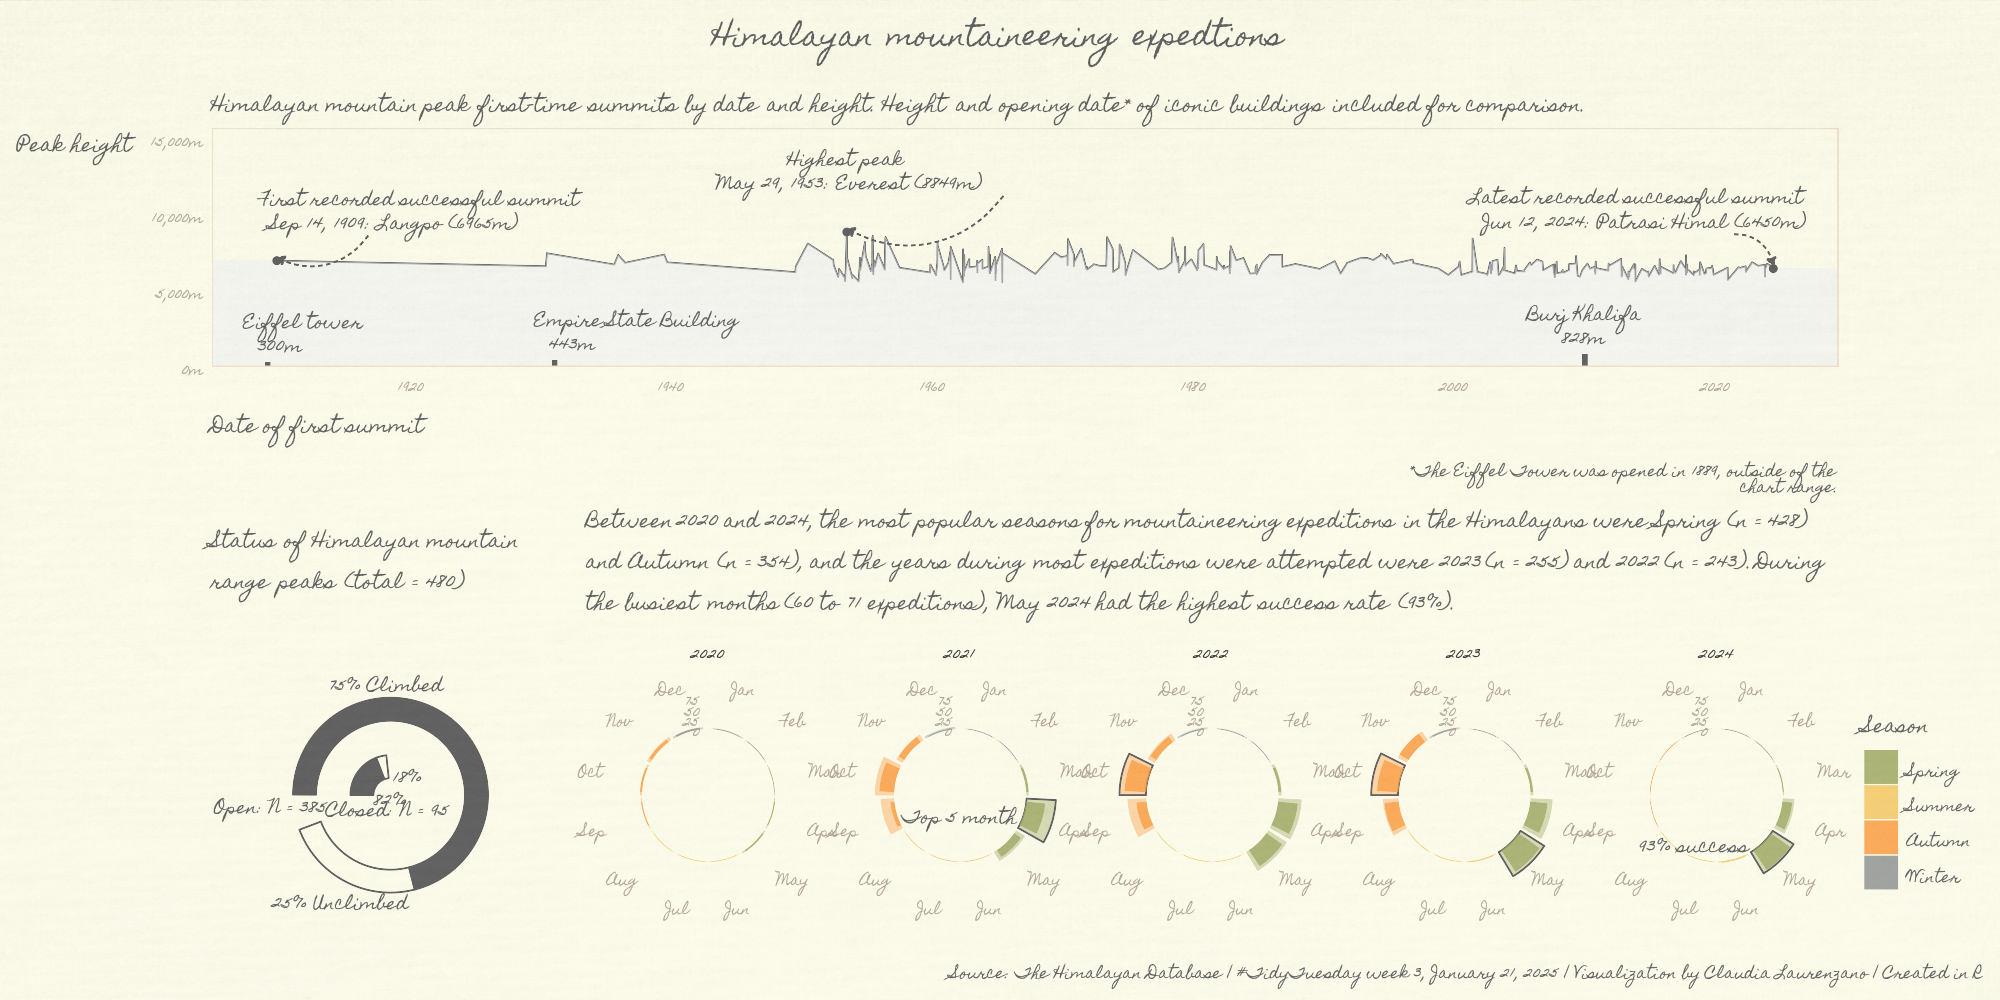

Write R code to recreate this figure.
# SETUP -------------------------------------------------------------------

library(tidytuesdayR)
library(tidyverse)
library(here)
library(janitor)
library(scales)
library(colorspace)
library(ggpomological)
library(nord)
library(glue)
library(ggtext)
library(patchwork)

# tidy tuesday week 3, 2025-01-21

tuesdata <- tidytuesdayR::tt_load(2025, week = 3)
exped_tidy <- tuesdata$exped_tidy %>% clean_names
peaks_tidy <- tuesdata$peaks_tidy %>% clean_names

# https://github.com/rfordatascience/tidytuesday/blob/main/data/2025/2025-01-21



# EXPLORE -----------------------------------------------------------------

exped_tidy %>% glimpse

# nation
# bcdate, smtdate, smtdays, totdays, termdate: time
# success*/route*
# mdeaths and hdeaths
# achievement: timeline

peaks_tidy %>% glimpse

# peakid, pkname, heightm, himal_factor, region_factor, open, pstatus_factor,
# phost_factor, pyear, pseason, psmtdate, pcountry, psummiters

# map would be great but don't have coords
# timeline?



# DATA WRANGLING ----------------------------------------------------------


## Peaks -----------------------------------------------------------------

peaks = peaks_tidy %>% 
    select(peakid, pkname, heightm, himal_factor, region_factor, open, pstatus_factor,
           phost_factor, pyear, pseason, psmtdate, pcountry, psummiters, psmtnote) %>% 
    separate_wider_delim(psmtdate, 
                         delim = " ", 
                         names = c("summit_month", "summit_day"),
                         too_few = "align_start", 
                         cols_remove = FALSE) %>% 
    mutate(summit_day = if_else(!is.na(summit_month) & is.na(summit_day),
                                "01",
                                summit_day),
           summit_date = ymd(paste(pyear, summit_month, summit_day)))

peak_labels = peaks %>% 
    filter(
        heightm == max(heightm) |
            summit_date == min(summit_date, na.rm = TRUE) |
            summit_date == max(summit_date, na.rm = TRUE)
        ) %>% 
    mutate(
        lab = paste0(
            format(summit_date, "%b %d, %Y"), ": ", pkname, " (", heightm, "m)"
            ),
        lab = case_when(
            peakid == "LNPO" ~ paste("First recorded successful summit\n", lab), 
            peakid == "EVER" ~ paste("Highest peak\n", lab),
            peakid == "PATR" ~ paste("Latest recorded successful summit\n", lab)
        ),
        ypos = case_when(
            peakid == "LNPO" ~ 8400, 
            peakid == "EVER" ~ 11000,
            peakid == "PATR" ~ 8500
        ),
        hjust = c(0.5, 0.05, 0.9))

arrows = peak_labels %>% 
    select(peakid, summit_date, heightm, ypos) %>% 
    mutate(x2 = case_when(peakid == "EVER" ~ summit_date + years(12),
                          peakid == "LNPO" ~ summit_date + years(7), 
                          peakid == "PATR" ~ summit_date - years(3)))
    

buildings = tribble(
    ~ name, ~ date, ~ heightm, ~ hjust,
    "Eiffel tower", ymd("1909-01-01"), 300, 0.2,
    "Empire State Building", ymd("1931-01-01"), 443, 0.1,
    "Burj Khalifa", ymd("2010-01-01"), 828, 0.5
)

sides = peak_labels %>% 
    filter(str_detect(lab, "recorded")) %>% 
    select(summit_date, heightm) %>% 
    mutate(date1 = if_else(summit_date == min(summit_date), 
                           summit_date - years(5),
                           summit_date), 
           date2 = if_else(summit_date == min(summit_date), 
                           summit_date,
                           summit_date + years(5)))

peaks_counts = peaks %>% 
    summarize(.by = c(open, pstatus_factor), 
              n = n()) %>% 
    mutate(.by = open,  
           total = sum(n),
           ypos = if_else(pstatus_factor == "Climbed", n, total)) %>% 
    mutate(open = factor(if_else(open == TRUE, "Open", "Closed"), 
                         levels = c("Open", "Closed")),
           pstatus_factor = factor(pstatus_factor, 
                                   levels = c("Climbed", "Unclimbed")),
           prop = n/total, 
           lab = if_else(open == "Open", 
                         paste(percent(prop, accuracy = 1L), pstatus_factor),
                         percent(prop, accuracy = 1L)), 
           hjust = if_else(open == "Open", 1, 0), 
           nudge_x = case_when(
               open == "Open" & pstatus_factor == "Climbed" ~ 3,
               open == "Open" & pstatus_factor == "Unclimbed" ~ 3, 
               open == "Closed" & pstatus_factor == "Climbed" ~ 3,
               open == "Closed" & pstatus_factor == "Unclimbed" ~ 3, ))



## Expeds ----------------------------------------------------------------

# 2020 to 2024

# nation
# bcdate, smtdate, smtdays, totdays, termdate: time
# success*/route*
# mdeaths and hdeaths
# achievement: timeline

# seasons:  1 - spring: 3, 4, 5
#           2 - summer: 6, 7, 8
#           3 - autumn: 9, 10, 11
#           4 - winter: 12, 1, 2

seasons = tibble(
    month = seq(1, 12), 
    season = case_when(month %in% c(3, 4, 5) ~ 1,
                       month %in% c(6, 7, 8) ~ 2,
                       month %in% c(9, 10, 11) ~ 3, 
                       month %in% c(12, 1, 2) ~ 4),
    season_factor = case_when(season == 1 ~ "Spring", 
                              season == 2 ~ "Summer", 
                              season == 3 ~ "Autumn", 
                              season == 4 ~ "Winter")
)

# all expeditions
exped = exped_tidy %>% 
    select(expid, peakid, year, season, season_factor, 
           contains("route"),
           contains("success"),
           bcdate,
           smtdate, 
           smtdays,
           totdays, 
           termdate, 
           totmembers,
           tothired,
           mdeaths, 
           hdeaths, 
           achievment) %>% 
    rowwise() %>% 
    mutate(success = if_else(if_any(contains("success"), ~ . == TRUE),
                             "success", "fail"),
           bc_smt_date = if_else(is.na(bcdate) & !is.na(smtdate), 
                             smtdate, 
                             bcdate),
           month = month(bc_smt_date), 
           season_factor = factor(season_factor,
                                  levels = c("Spring", 
                                             "Summer",
                                             "Autumn", 
                                             "Winter"))) %>% 
    ungroup()


# total successful summits
top3_peaks_smt = exped %>% 
    filter(if_any(contains("success"), ~. == TRUE)) %>% 
    summarize(.by = peakid, n = n()) %>% 
    slice_max(order_by = n, n = 3)


# everest: total by month, success y/n
expeds_season = seasons %>% 
    expand_grid(year = seq(2020, 2024, 1)) %>% 
    left_join(
        exped %>%
            filter(!is.na(bc_smt_date)) %>%
            summarize(
                .by = c(year, month, season, season_factor, success),
                n_expeds = n()
            ) %>% 
            pivot_wider(names_from = success, 
                        values_from = n_expeds)
    ) %>% 
    mutate(across(c(success, fail), ~ replace_na(., 0)),
           total = success + fail,
           success_rate = if_else(total > 0, success / total, 0),
           season_factor = factor(season_factor,
                                  levels = c("Spring", 
                                             "Summer",
                                             "Autumn", 
                                             "Winter")))

expeds_season_sum = expeds_season %>% 
    summarize(.by = c(year, season_factor),
           n_season_year = sum(total)) %>% 
    mutate(.by = year, 
           n_year = sum(n_season_year)) %>% 
    mutate(.by = season_factor, 
           n_season = sum(n_season_year))
    # arrange(year)


top_seasons = expeds_season_sum %>% 
        distinct(season_factor, n_season) %>% 
        slice_max(order_by = n_season, n = 2) %>%
        mutate(lab = paste0(season_factor, " (n = ", n_season, ")")) %>% 
        pull(lab) %>% 
        knitr::combine_words()
    
top_years = expeds_season_sum %>% 
        distinct(year, n_year) %>% 
        slice_max(order_by = n_year, n = 2) %>%
        mutate(lab = paste0(year, " (n = ", n_year, ")")) %>% 
        pull(lab) %>% 
        knitr::combine_words()
    
top_season_years = expeds_season_sum %>% 
        slice_max(order_by = n_season_year, n = 1) %>%
        mutate(lab = paste0(season_factor, " ", year, " (n = ", n_season_year, ")")) %>% 
        pull(lab) %>% 
        knitr::combine_words()
    
top_success_month = expeds_season %>% 
        slice_max(order_by = total, n = 5) %>% 
        mutate(max_success_rate = max(success_rate),
               month_year = paste(month(month, label = TRUE, abbr = FALSE), year))

exp_arrows = top_success_month %>% 
    filter(year == 2021 | max_success_rate == success_rate) %>% 
    add_row(expeds_season %>% 
                filter(year == 2022, month == 9)) %>% 
    mutate(lab = case_when(year == 2021 ~ "Top 5 month", 
                           year == 2022 ~ "Total expeds.", 
                           year == 2024 ~ paste0(percent(success_rate), " success rate")),
           )
    


# PLOT PREP ---------------------------------------------------------------

# sysfonts::font_add(textfont, regular = "HomemadeApple-Regular.ttf")
sysfonts::font_add_google("Homemade Apple", family = "Homemade Apple")
showtext::showtext_auto()

textfont = "Homemade Apple"
textsize = 12

caption = glue(
    "Source: The Himalayan Database | ", 
    "#TidyTuesday week 3, {format(ymd('2025-01-21'), '%B %d, %Y')} | ",
    "Visualization by Claudia Laurenzano | ", 
    "Created in R"
)

# nord_palettes

col1 = "#4B4B4B"
col2 = "#222B4C"
col_lines = lighten("#4B4B4B", 0.4)

season_cols = list("Spring" = "#919c4c", 
                   "Summer" = "#f5c04a",
                   "Autumn" = "#fd8f24", 
                   "Winter" = "#828585")
    


# PLOT --------------------------------------------------------------------


## Peaks -----------------------------------------------------------------

peaks_tl = peaks %>% 
    ggplot(aes(x = summit_date, y = heightm)) +
    # mountain range
    geom_line(color = col1) +
    # mountain fill color
    geom_area(fill = "#ECEFF4", alpha = 0.5) +
    # side fill color
    geom_rect(data = sides, 
              inherit.aes = FALSE, 
              aes(xmin = date1, xmax = date2, ymin = 0, ymax = heightm), 
              fill = "#ECEFF4", alpha = 0.5) +
    # peak highlights
    geom_point(data = peak_labels, 
               aes(y = heightm),
               size = 2, color = col1) +
    # buildings height
    geom_linerange(data = buildings, 
                   aes(x = date, ymin = 0, ymax = heightm),
                   color = col1, 
                   lwd = 1.5) +
    # buildings text
    geom_text(
        data = buildings,
        aes(
            x = date,
            y = heightm,
            hjust = hjust,
            label = paste0(name, "\n", heightm, "m")
        ),
        vjust = -0.2,
        color = col1,
        family = textfont
    ) +
    # peak highlights text
    geom_text(
        data = peak_labels,
        aes(y = ypos, hjust = hjust, label = lab),
        vjust = -0.2,
        color = col1,
        family = textfont
    ) +
    # peak highlights connectors
    geom_curve(
        data = arrows, 
        aes(x = x2, xend = summit_date, 
            y = ypos + 200, yend = heightm + 200),
        arrow = arrow(length = unit(0.2, "cm"), type = "closed"),
        curvature = -0.4, 
        size = 0.4,
        color = col1, 
        linetype = "dashed"
    ) +
    # cosmetics
    labs(y = "Peak height",
         x = "Date of first summit", 
         subtitle = glue("Himalayan mountain peak first-time summits by date ",
                         "and height. Height and opening date* of iconic buildings ",
                         "included for comparison."),
         caption = glue("*The Eiffel Tower was opened in 1889, outside of the
                        chart range.")) +
    scale_y_continuous(limits = c(0, NA),
                       expand = expansion(mult = c(0, 0.4)),
                       labels = label_number(big.mark = ",", suffix = "m"), 
                       breaks = pretty_breaks()) +
    scale_x_date(expand = expansion(mult = c(0, 0)), 
                 breaks = pretty_breaks()) +
    theme_pomological_fancy(base_family = textfont,
                            text.color = col1, 
                            base_size = textsize) +
    theme(
        text = element_text(family = textfont),
        axis.title.y = element_text(
            family = textfont,
            angle = 0, 
            hjust = 1, 
            margin = margin(t = 0, r = 10, b = 0, l = 0)),
            # margin = margin(t = -20, r = -20, b = 50, l = 0)),
        axis.title.x = element_text(family = textfont, hjust = 0),
        plot.title = element_text(family = textfont), 
        plot.subtitle = element_textbox_simple(family = textfont),
        plot.caption = element_text(family = textfont))
    
peaks_tl


peaks_ov = peaks_counts %>% 
    ggplot(aes(x = rev(open), y = n, fill = reorder(pstatus_factor, n))) +
    geom_col(color = col1, width = 0.4) +
    # text open/closed
    annotate("text", x = 2, y = -6, label = "Open: N = 385", family = textfont, color = col1, hjust = 0.8) +
    annotate("text", x = 1, y = -24, label = "Closed: N = 95", family = textfont, color = col1, hjust = 0.3) +
    # text climbed/unclimbed
    annotate("text", x = 2.5, y = 100, label = "75% Climbed", family = textfont, color = col1) +
    annotate("text", x = 2.5, y = 335, label = "25% Unclimbed", family = textfont, color = col1) +
    annotate("text", x = 0.5, y = 78, label = "82%", family = textfont, color = col1) +
    annotate("text", x = 1, y = 145, label = "18%", family = textfont, color = col1) +
    scale_fill_manual(values = c("transparent", col1)) +
    guides(fill = guide_legend(override.aes = list(alpha = c(0, 0.8)))) +
    labs(subtitle = glue("Status of Himalayan mountain range peaks\n (total = {nrow(peaks)})"),
         fill = "Peak status", 
         x = NULL, 
         y = NULL) +
    coord_polar(theta = "y", start = 4.35, clip = "off") +
    theme_pomological_fancy(base_family = textfont,
                            text.color = col1, 
                            base_size = textsize) +
    theme(axis.line = element_blank(), 
          axis.ticks = element_blank(), 
          axis.text = element_blank(), 
          legend.position = "none", 
          plot.subtitle = element_textbox_simple(),
          panel.border = element_blank())




## Expeds ----------------------------------------------------------------

subtitle = glue("Between 2020 and 2024, the most popular seasons for mountaineering expeditions in the ",
                "Himalayans were {top_seasons}, and the years during most ",
                "expeditions were attempted were {top_years}. During the busiest ",
                "months (",
                "{top_success_month %>% pull(total) %>% range %>% knitr::combine_words(and = ' to ')} ",
                "expeditions), ",
                "{top_success_month %>% filter(max_success_rate == success_rate) %>% pull(month_year)} ",
                "had the highest success rate (",
                "{top_success_month %>% filter(max_success_rate == success_rate) %>% pull(success_rate) %>% percent}",
                ")."
                )

expeds_plot_seasons = expeds_season %>% 
    ggplot(aes(x = factor(month), fill = season_factor)) +
    geom_col(aes(y = total), alpha = 0.4) +
    geom_col(data = top_success_month, 
             aes(y = total),
             fill = NA, color = col1) +
    geom_col(aes(y = success), alpha = 0.75, width = 0.7) +
    geom_text(data = top_success_month %>% filter(year == 2021),
              aes(y = 0, label = "Top 5 month"),
              color = col1,
              family = textfont,
              hjust = 1,
              nudge_y = -15) +
    geom_text(data = top_success_month %>% filter(year == 2024),
              aes(y = 0,
                  label = paste(percent(success_rate),
                                         "success")
                  ),
              color = col1,
              family = textfont,
              hjust = 1.1,
              nudge_y = -5) +
    scale_x_discrete(labels = month(1:12, label = TRUE, abbr = TRUE)) +
    scale_fill_manual(values = season_cols) +
    guides(fill = guide_legend(override.aes = list(shape = 18))) +
    labs(x = NULL, 
         y = NULL, 
         fill = "Season", 
         subtitle = subtitle
         ) +
    coord_radial(theta = "x", 
                 start = 0,
                 direction = 1,
                 clip = "off",
                 r.axis.inside = TRUE,
                 inner.radius = 0.6) +
    facet_wrap(~ year, nrow = 1) +
    theme_pomological_fancy(base_family = textfont,
                            text.color = col1, 
                            base_size = textsize) +
    theme(legend.position = "right", 
          plot.subtitle = element_textbox_simple(),
          panel.border = element_blank())



# VIEW --------------------------------------------------------------------

pw = wrap_plots(
    nrow = 2,
    heights = c(1, 1.2),
    peaks_tl, 
    wrap_plots(
        ncol = 2,
        widths = c(1, 3.5),
        peaks_ov,
        expeds_plot_seasons
)) +
    plot_annotation(title = "Himalayan mountaineering expedtions", 
                    caption = caption,
                    theme = theme_pomological_fancy(base_family = textfont,
                                                    text.color = col1, 
                                                    base_size = textsize) +
                        theme(plot.title = element_textbox(family = textfont, 
                                                           size = 18,
                                                           face = "bold",
                                                           halign = 0.5,
                                                           hjust = 0.5)))


paint_pomological(pw, width = 2000, height = 1000, res = 110) %>%
    magick::image_write(path = here("himalayans", "himalayans_CL.png"))

paint_pomological(peaks_tl, width = 800, height = 500, res = 110)
paint_pomological(peaks_ov, width = 400, height = 500)



# EXPORT ------------------------------------------------------------------






# NOTES -------------------------------------------------------------------

# peaks_tidy: some dates are missing the day component, replaced with 01
